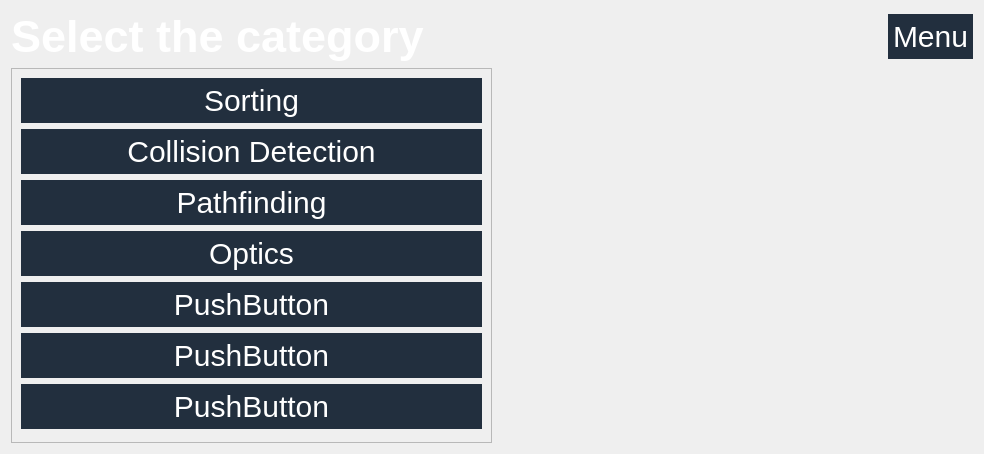
<?xml version="1.0" encoding="UTF-8"?>
<ui version="4.0">
 <class>CategoryMenu</class>
 <widget class="QWidget" name="CategoryMenu">
  <property name="geometry">
   <rect>
    <x>0</x>
    <y>0</y>
    <width>984</width>
    <height>454</height>
   </rect>
  </property>
  <property name="windowTitle">
   <string>Form</string>
  </property>
  <property name="styleSheet">
   <string notr="true">QPushButton{
font-size:30px;
border:0;
padding:5px;
background-color:#222f3e;
color:white;
}

QPushButton:hover{
	background-color:#576574;
}</string>
  </property>
  <layout class="QVBoxLayout" name="verticalLayout">
   <item>
    <layout class="QVBoxLayout" name="verticalLayout_4">
     <item>
      <layout class="QHBoxLayout" name="horizontalLayout_9">
       <item>
        <widget class="QLabel" name="label_2">
         <property name="styleSheet">
          <string notr="true">QLabel{
font-size:45px;
font-weight:bold;
color:white;
}</string>
         </property>
         <property name="text">
          <string>Select the category</string>
         </property>
        </widget>
       </item>
       <item>
        <spacer name="horizontalSpacer_8">
         <property name="orientation">
          <enum>Qt::Horizontal</enum>
         </property>
         <property name="sizeHint" stdset="0">
          <size>
           <width>40</width>
           <height>20</height>
          </size>
         </property>
        </spacer>
       </item>
       <item>
        <widget class="QPushButton" name="MenuButton">
         <property name="text">
          <string>Menu</string>
         </property>
        </widget>
       </item>
      </layout>
     </item>
     <item>
      <layout class="QHBoxLayout" name="horizontalLayout_2">
       <item>
        <widget class="QScrollArea" name="scrollArea">
         <property name="sizePolicy">
          <sizepolicy hsizetype="Expanding" vsizetype="Expanding">
           <horstretch>0</horstretch>
           <verstretch>0</verstretch>
          </sizepolicy>
         </property>
         <property name="widgetResizable">
          <bool>true</bool>
         </property>
         <widget class="QWidget" name="scrollAreaWidgetContents">
          <property name="geometry">
           <rect>
            <x>0</x>
            <y>0</y>
            <width>459</width>
            <height>404</height>
           </rect>
          </property>
          <layout class="QVBoxLayout" name="verticalLayout_2">
           <item>
            <widget class="QPushButton" name="sortingButton">
             <property name="sizePolicy">
              <sizepolicy hsizetype="Expanding" vsizetype="Fixed">
               <horstretch>0</horstretch>
               <verstretch>0</verstretch>
              </sizepolicy>
             </property>
             <property name="text">
              <string>Sorting</string>
             </property>
            </widget>
           </item>
           <item>
            <widget class="QPushButton" name="collisionButton">
             <property name="sizePolicy">
              <sizepolicy hsizetype="Expanding" vsizetype="Fixed">
               <horstretch>0</horstretch>
               <verstretch>0</verstretch>
              </sizepolicy>
             </property>
             <property name="text">
              <string>Collision Detection</string>
             </property>
            </widget>
           </item>
           <item>
            <widget class="QPushButton" name="pathfindingButton">
             <property name="sizePolicy">
              <sizepolicy hsizetype="Expanding" vsizetype="Fixed">
               <horstretch>0</horstretch>
               <verstretch>0</verstretch>
              </sizepolicy>
             </property>
             <property name="text">
              <string>Pathfinding</string>
             </property>
            </widget>
           </item>
           <item>
            <widget class="QPushButton" name="opticsButton">
             <property name="text">
              <string>Optics</string>
             </property>
            </widget>
           </item>
           <item>
            <widget class="QPushButton" name="pushButton_2">
             <property name="text">
              <string>PushButton</string>
             </property>
            </widget>
           </item>
           <item>
            <widget class="QPushButton" name="pushButton_3">
             <property name="text">
              <string>PushButton</string>
             </property>
            </widget>
           </item>
           <item>
            <widget class="QPushButton" name="pushButton_4">
             <property name="text">
              <string>PushButton</string>
             </property>
            </widget>
           </item>
          </layout>
         </widget>
        </widget>
       </item>
       <item>
        <spacer name="horizontalSpacer">
         <property name="orientation">
          <enum>Qt::Horizontal</enum>
         </property>
         <property name="sizeHint" stdset="0">
          <size>
           <width>40</width>
           <height>20</height>
          </size>
         </property>
        </spacer>
       </item>
      </layout>
     </item>
    </layout>
   </item>
  </layout>
 </widget>
 <resources/>
 <connections/>
</ui>
